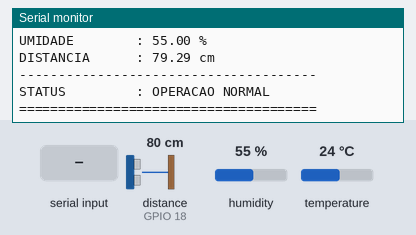
This sketch was run on a simulated ESP32. On the bench: the last lines printed to the serial monitor. Wiring (from diagram.json): ultrasonic range finder: trigger GPIO 5; echo GPIO 18. The test bench sets the inputs (shaded band); at power-on: distance to the obstacle (sensor on GPIO 18) 80 cm, humidity 55 %, temperature 24 °C. The echo pulse lasts 58.3 µs per cm.

Above: at 2.8 s.
2.9 s: distance to the obstacle (sensor on GPIO 18) set to 2 cm
At 5.5 s:
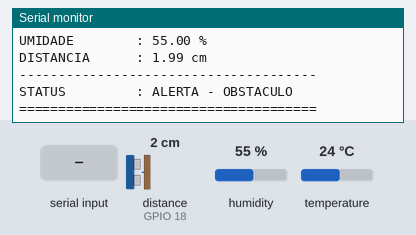
7.6 s: "2" received over Serial
11.7 s: "3" received over Serial
15.8 s: humidity set to 22 %
18.5 s: distance to the obstacle (sensor on GPIO 18) set to 299 cm
At 21.7 s:
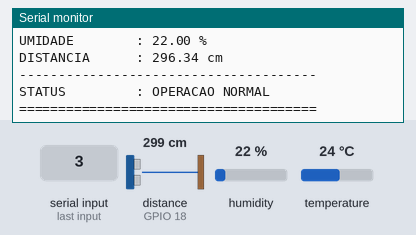
24.5 s: temperature set to 12 °C
Timing chart, 0 to 27.5 s (numbered marks = the images above; inputs shaded):
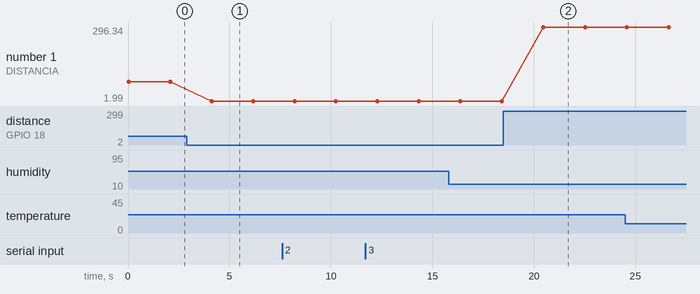

The sketch:

sprint1.ino
```cpp
#define DHTPIN 4
#define TRIG_PIN 5
#define ECHO_PIN 18

#include "DHTesp.h"

DHTesp dht;

String contexto = "CAMPO";
int idEquipamento = 101;

void setup() {

  Serial.begin(115200);

  dht.setup(DHTPIN, DHTesp::DHT22);

  pinMode(TRIG_PIN, OUTPUT);
  pinMode(ECHO_PIN, INPUT);

  Serial.println("======================================");
  Serial.println("   SISTEMA INDUSTRIAL - ESP32");
  Serial.println("======================================");
  Serial.println("COMANDOS:");
  Serial.println("1 -> CAMPO");
  Serial.println("2 -> TRANSPORTE");
  Serial.println("3 -> AREA CRITICA");
  Serial.println("======================================");
}

void loop() {

  if (Serial.available()) {

    char opcao = Serial.read();

    switch(opcao) {

      case '1':
        contexto = "CAMPO";
        break;

      case '2':
        contexto = "TRANSPORTE";
        break;

      case '3':
        contexto = "AREA CRITICA";
        break;
    }
  }

  TempAndHumidity dados = dht.getTempAndHumidity();

  float temperatura = dados.temperature;
  float umidade = dados.humidity;

  digitalWrite(TRIG_PIN, LOW);
  delayMicroseconds(2);

  digitalWrite(TRIG_PIN, HIGH);
  delayMicroseconds(10);

  digitalWrite(TRIG_PIN, LOW);

  long duracao = pulseIn(ECHO_PIN, HIGH);

  float distancia = duracao * 0.034 / 2;

  String status;

  if (distancia < 20) {
    status = "ALERTA - OBSTACULO";
  }
  else {
    status = "OPERACAO NORMAL";
  }

  Serial.println();
  Serial.println("======================================");
  Serial.println("      MONITORAMENTO EM TEMPO REAL");
  Serial.println("======================================");

  Serial.print("ID EQUIPAMENTO : ");
  Serial.println(idEquipamento);

  Serial.print("CENARIO        : ");
  Serial.println(contexto);

  Serial.println("--------------------------------------");

  Serial.print("TEMPERATURA    : ");
  Serial.print(temperatura);
  Serial.println(" C");

  Serial.print("UMIDADE        : ");
  Serial.print(umidade);
  Serial.println(" %");

  Serial.print("DISTANCIA      : ");
  Serial.print(distancia);
  Serial.println(" cm");

  Serial.println("--------------------------------------");

  Serial.print("STATUS         : ");
  Serial.println(status);

  Serial.println("======================================");

  delay(2000);
}
```

Measured:
- after the input at 2.9 s, the serial monitor: prints a new line after 1.2 s (image 1)
- after the input at 18.5 s, the serial monitor: prints a new line after 2.0 s (image 2)
- plotted number 1: 79.29 → 1.99 after the input at 2.9 s, 1.99 → 296.34 after the input at 18.5 s
